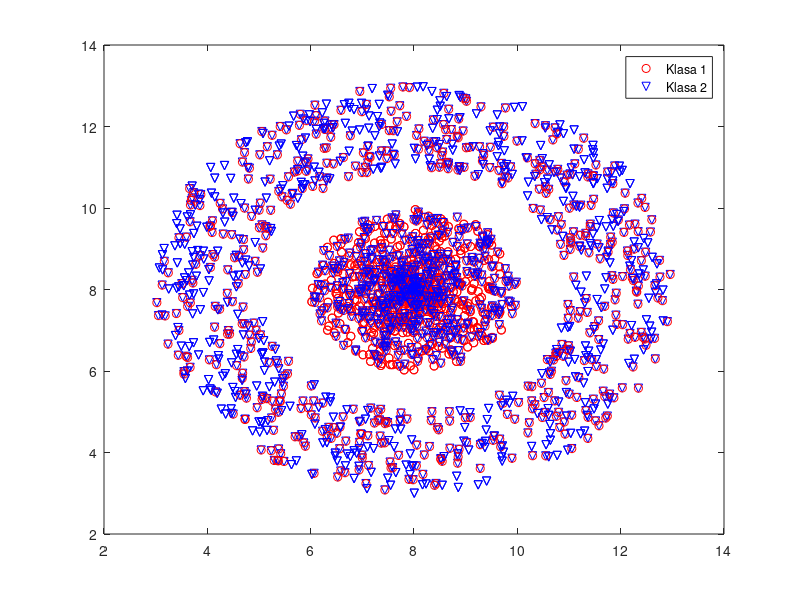
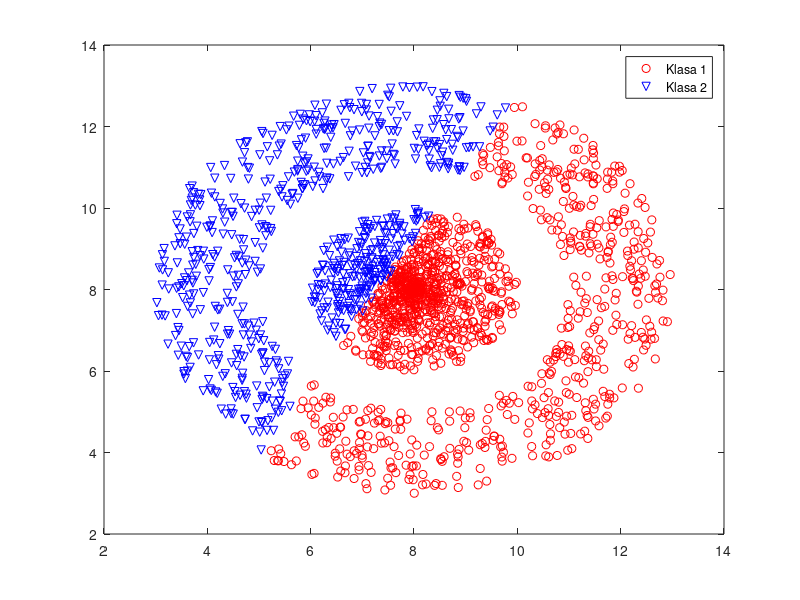

Write MATLAB code to recreate these figures, in order. (Note: this script raises an error after producing the figures.)

%%
%PRVA KLASA
N=1000;
M1=[8;8];
R1=2;
Tetax=rand(1,N)*2*pi;
Rx=rand(1,N)*R1;
X=[Rx.*cos(Tetax);Rx.*sin(Tetax)]+M1*ones(1,N);
%DRUGA KLASA
M2=[8;8];
R2=3; d=2;
Tetay=rand(1,N)*2*pi;
Ry=rand(1,N)*d+R2;
Y=[Ry.*cos(Tetay);Ry.*sin(Tetay)]+M2*ones(1,N);
figure; plot(X(1,:),X(2,:),'ro');
hold on;
plot(Y(1,:),Y(2,:),'bv'); hold on;
legend('Klasa 1','Klasa 2');


Z=[X Y];     %smesti sve u 1
clear X Y;
z=rand(2*N,1);
X=[];
Y=[];
for i=1:2*N
    if z(i)<0.5
        X=[X Z(:,i)];
    else
        Y=[Y Z(:,i)];
    end
end
plot(X(1,:),X(2,:),'ro');    %Prikazi i izmesane sve zajedno
hold on;
plot(Y(1,:),Y(2,:),'bv'); hold on;
legend('Klasa 1','Klasa 2');

M1=mean(X,2);
M2=mean(Y,2);   %Moze i transponovanjem,ali kako vise volimo

lmax=100; %maksimalan broj iteracija
l=1;
a=0;      %ima reklasterizacije
while (l<lmax) && (a==0)
       a=1;
       X1=[];Y1=[];
       for i=1:max(size(X))    %kroz sve odbirke jedne klase
    %d1=pdist([X(:,i)';M1']);  moze formula,moze funkcija pdist,moze vektorski
           d1=((X(:,i)-M1)'*(X(:,i)-M1))^0.5;  
           d2=((X(:,i)-M2)'*(X(:,i)-M2))^0.5;
           if (d1>d2)
               Y1=[Y1 X(:,i)];
               a=0; %doslo je do reklasterizacije
           else
               X1=[X1 X(:,i)];  %ovde ne stavljamo a=1 da ne bismo pregazili info o reklasterizaciji
           end
       end
        for i=1:max(size(Y))    %kroz sve odbirke jedne klase
 %d1=pdist([X(:,i)';M1']);  moze formula,moze funkcija pdist,moze vektorski
        d1=((Y(:,i)-M1)'*(Y(:,i)-M1))^0.5;  
        d2=((Y(:,i)-M2)'*(Y(:,i)-M2))^0.5;
           if (d1>d2)
               Y1=[Y1 Y(:,i)];   %treba da ostane u Y
           else
               X1=[X1 Y(:,i)];
               a=0; %doslo je do reklasterizacije
        end
        end
        X=X1; Y=Y1;
      clear X1 Y1;
    M1=mean(X,2);
    M2=mean(Y,2);
    
    l=l+1;
figure(2);plot(X(1,:),X(2,:),'ro');    %Prikazi i izmesane sve zajedno
hold on;
plot(Y(1,:),Y(2,:),'bv'); hold on;
legend('Klasa 1','Klasa 2');
hold off
l=l+1;
end

%% Iris podaci klasifikacija cvetova

clc; clear all;
%redukcija dimenzija na bazi matrica rasejanja
load 'Iris_podaci.mat'
%U X se nalaze atributi(obelezja,po 4) za svaki od 150 cvetova
%U Y se nalazi informacija o klasi,tj. vrsti cveta

Xt=[X(1:25,:);X(51:75,:);X(101:125,:)];
Yt=[Y(1:25,:);Y(51:75,:);Y(101:125,:)];
Xo=[X(26:50,:);X(76:100,:);X(126:150,:)];
Yo=[Y(26:50,:);Y(76:100,:);Y(126:150,:)];

X1o=Xo(1:25,:);X1t=Xt(1:25,:);     %podela podataka,mogla je i lakse verovatno
X2o=Xo(26:50,:);X2t=Xt(26:50,:);
X3o=Xo(51:75,:);X3t=Xt(51:75,:);

M1=mean(X1o,1)';
S1=cov(X1o);

M2=mean(X2o,1)';
S2=cov(X2o);

M3=mean(X3o,1)';
S3=cov(X3o);

%Matrice rasejanja

Sw=1/3*S1+1/3*S2+1/3*S3;   %unutarklasno rasejanje
M0=1/3*M1+1/3*M2+1/3*M3;
Sb=1/3*(M1-M0)*(M1-M0)' +1/3*(M2-M0)*(M2-M0)'+1/3*(M3-M0)*(M3-M0)';
%Sb medjuklasno rasejanje

[V,D]=eig(Sw^-1*Sb);   %4 sopstvenih vrednosti jer imamo 4 obelezja
%metode za selekciju obelezja,od postojecih izaberu najbolja
%metode za ekstrakciju obelezja,kombinuju vec postojeca obelezja i od njih prave nova

A=V(:,1:2);   %transformaciona matrica
Xo_red=A'*Xo';
Xt_red=A'*Xt';

figure(1);
plot(Xo_red(1,1:25),Xo_red(2,1:25),'ro');hold on;
plot(Xo_red(1,26:50),Xo_red(2,26:50),'bv');hold on;
plot(Xo_red(1,51:75),Xo_red(2,51:75),'m*');hold off;
figure(2);
plot(Xt_red(1,1:25),Xt_red(2,1:25),'ro');hold on;
plot(Xt_red(1,26:50),Xt_red(2,26:50),'bv');hold on;
plot(Xt_red(1,51:75),Xt_red(2,51:75),'m*');hold off;

A=V(:,1:1);   %transformaciona matrica
Xo_red1=A'*Xo';
Xt_red1=A'*Xt';

figure(3);
plot(1:25,Xo_red1(1,1:25),'ro');hold on;
plot(26:50,Xo_red1(1,26:50),'bv');hold on;
plot(51:75,Xo_red1(1,51:75),'m*');hold off;
figure(4);
plot(1:25,Xt_red1(1,1:25),'ro');hold on;
plot(26:50,Xt_red1(1,26:50),'bv');hold on;
plot(51:75,Xt_red1(1,51:75),'m*');hold off;